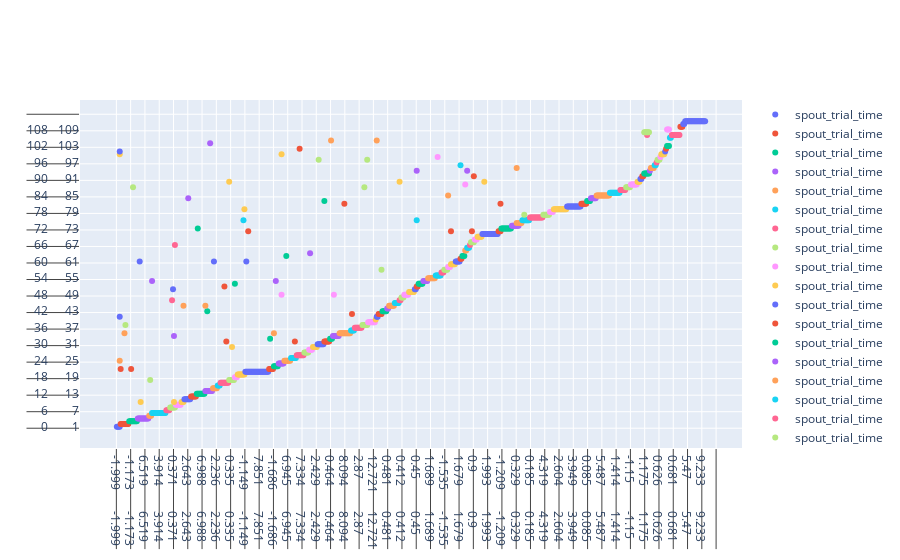

Write notebook code for a chart like this one.
### Code cell
fig = make_subplots(
    rows= 1,
    cols= 1, 
    )

fig.show()
df_subset = ev_dataset.data.loc[(ev_dataset.data['trigger'] == trigger) & (
    ev_dataset.metadata_df['keep']), :]
df_subset = df_subset.reset_index(drop=True)



event_col = 'spout_trial_time'

for r in range(0, df_subset.shape[0]):
    ev_times = df_subset.at[r, event_col]

    X = np.array(ev_times)
    X.shape = (1, len(X))
    X = np.tile(X, (2, 1))/1000  # ms


    Y = np.array([r, r+1])
    Y.shape = (2, 1)
    Y = np.tile(Y, (1, X.shape[1]))

    fig.add_trace(
        go.Scatter(
            x=X,
            y=Y,
            name=event_col,
            marker_symbol='circle',
            mode='markers',
            connectgaps=False
            ), row= 1, col = 1)

fig.show()
